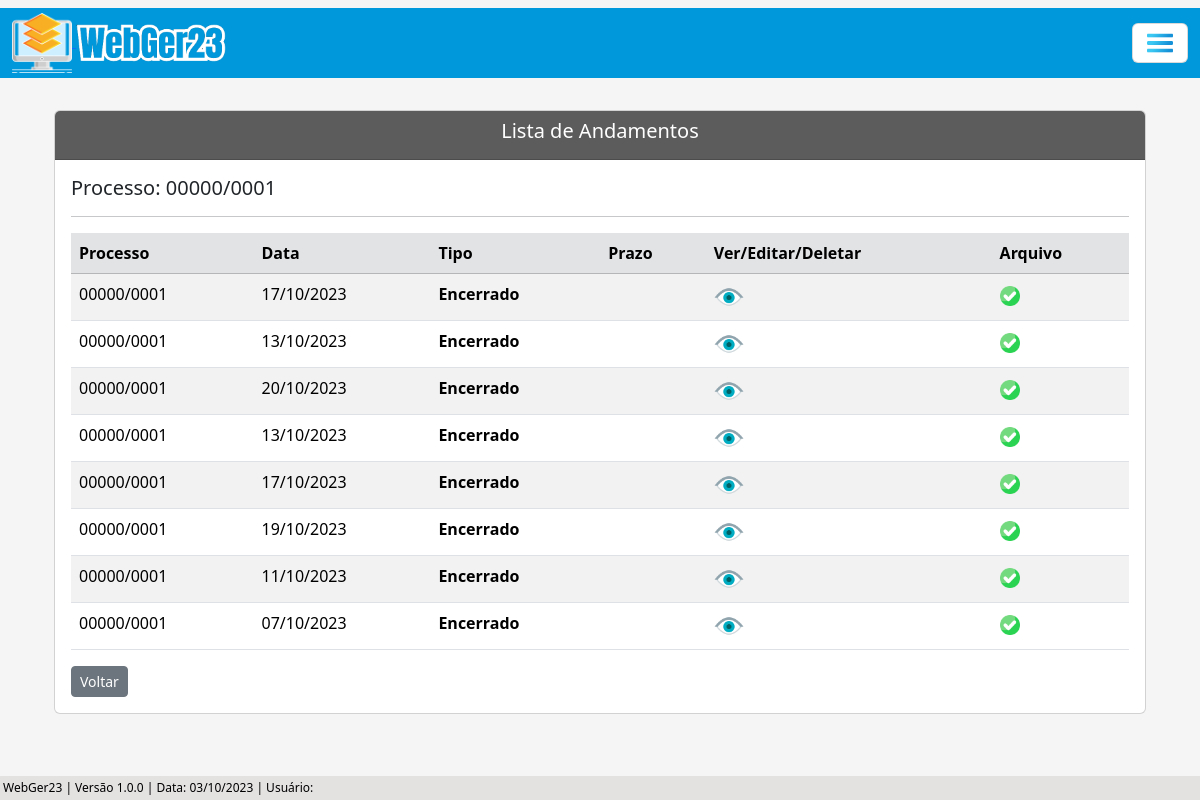
/listar/andamento-adm-editar/1, run on an earlier commit of the app's database.
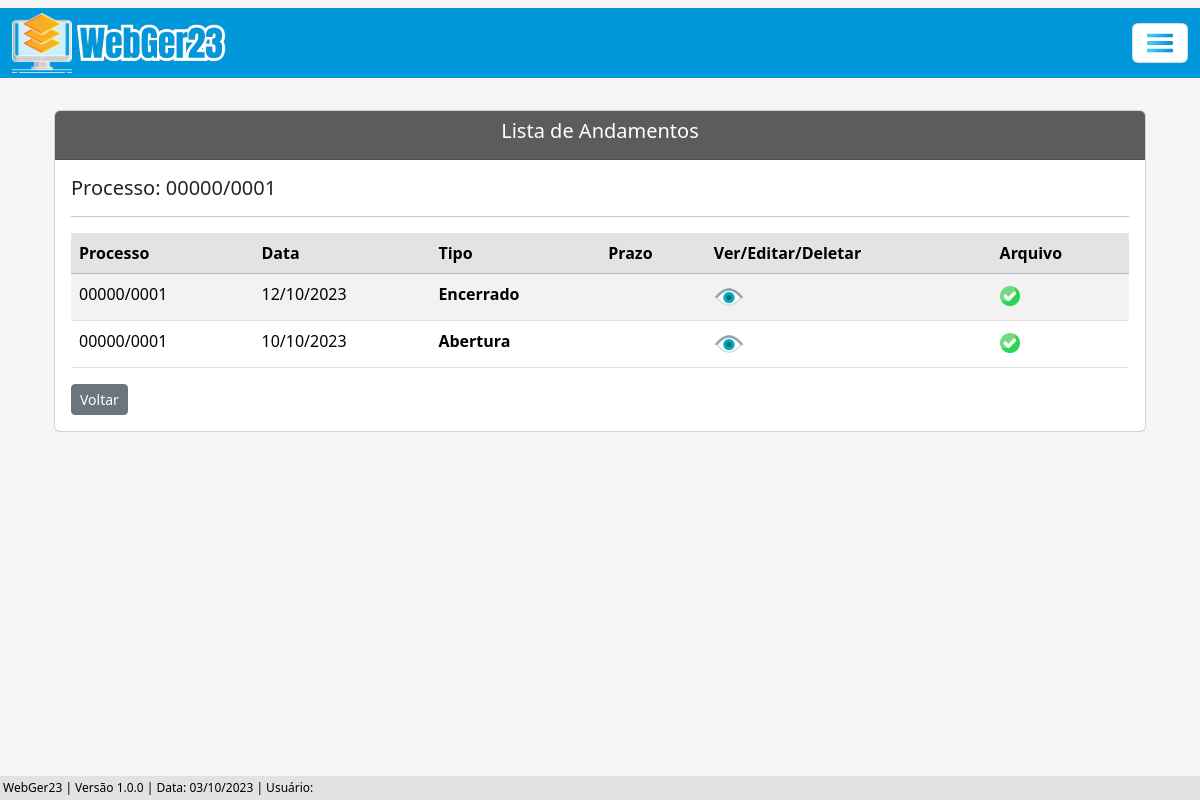
And on a later commit of the database.
### processo/models.py (models this page shows, shortened)
class Base(models.Model): # Classe base, será herdada pelas outras classes
    data_criacao = models.DateField('data_criação', auto_now_add=True)
    data_alteracao = models.DateField('Alterado', auto_now=True)
    ativo = models.BooleanField('Ativo?', default=True)
    class Meta:
        abstract = True

class ProcessoAdm(Base):
    tipo_pessoas = (
        ('Física', 'Física'), ('Jurídica', 'Jurídica'),
    )
    criador_processo_adm = models.ForeignKey(get_user_model(), verbose_name='Usuário Criador', on_delete=models.CASCADE) # Usuário que criou o processo, utilizando chave primária com o get_user_model do django, para utilizar o usuário logado automaticamente
    numero = models.CharField(unique=True, verbose_name='N°', max_length=10) # Número do processo
    municipio = models.CharField(max_length=50, verbose_name='Município') # Município
    uf = models.CharField(max_length=2) # UF
    data_inicial = models.DateField(blank=True, null=True) # Data Inicial do Período do processo
    data_final = models.DateField(blank=True, null=True) # Data final do Período do processo
    data_div_ativa = models.DateField(blank=True, null=True) # Data dívida ativa
    valor_atributo = models.CharField(max_length=14, blank=True, null=True)  # Valor do atributo
    valor_multa = models.CharField(max_length=14, blank=True, null=True) # Valor da multa
    valor_credito = models.CharField(max_length=14, blank=True, null=True) # Valor do crédito
    valor_atualizado = models.CharField(max_length=14, blank=True, null=True) # Valor do atualizado
    data_valor_atualizado = models.DateField(blank=True, null=True) # Data valor atualizado
    nome_contribuinte = models.CharField(max_length=50)  # Nome / Razão Social
    tipo_pessoa = models.CharField(max_length=50, choices=tipo_pessoas) # Física / Jurídica # Utiliza choices(escolhas) para selecionar o tipo de pessoas
    documento = models.CharField(max_length=20, verbose_name='CPF/CNPJ', unique=True) # CPF / CNPJ
    nome_fantasia = models.CharField(max_length=50, blank=True, null=True) # Nome Fantasia
    email = models.EmailField(max_length=50, blank=True, null=True) # E-mail
    endereco = models.CharField(max_length=150) # Rua
    complemento = models.CharField(max_length=50, blank=True, null=True) # Complemento
    municipio_contribuinte = models.CharField(max_length=50, blank=True, null=True) # Município Contribuinte
    uf_contribuinte = models.CharField(max_length=2, verbose_name='UF', blank=True, null=True) # UF Contribuinte
    cep = models.CharField(max_length=10, blank=True, null=True) # CEP
    telefone = models.CharField(max_length=20, blank=True, null=True) # Telefone
    celular = models.CharField(max_length=20, blank=True, null=True) # Celular
    def __str__(self):
        return f'{self.numero}'

class AndamentoAdm(Base):
    situacao = (
        ('Sem Pagamento', 'Sem Pagamento'), ('Com Pagamento', 'Com Pagamento'),
    )
    criador_andamento_adm = models.ForeignKey(get_user_model(), verbose_name='Usuário Criador', on_delete=models.CASCADE)
    processo = models.ForeignKey(ProcessoAdm, on_delete=models.CASCADE) # Relacionamento 'One to Many' (um para muitos)
    data_andamento = models.DateField(verbose_name='Data do Andamento')
    tipo_andamento = models.ForeignKey(TipoAndamentoAdm, on_delete=models.CASCADE)
    situacao_pagamento = models.CharField(max_length=100, choices=situacao, blank=True, null=True)
    valor_pago = models.CharField(max_length=14, blank=True, null=True)
    data_prazo = models.DateField(blank=True, null=True)
    funcionario = models.CharField(max_length=50, blank=True, null=True)
    data_recebimento = models.DateField(blank=True, null=True)
    complemento = models.CharField(max_length=150, blank=True, null=True)
    arquivo = models.FileField(upload_to='Arquivo/', verbose_name='Arquivo', blank=True)

class TipoAndamentoAdm(Base):
    tipo_andamento = models.CharField(max_length=100, verbose_name='Tipo de Andamento')
    def __str__(self):
        return self.tipo_andamento

### processo/views.py (the view)
# urls.py: path('listar/andamento-adm-editar/<int:pk>', AndamentoAdmListUpdate.as_view(), name='andamento-adm-list-update')
class AndamentoAdmListUpdate(ListView):
    model = ProcessoAdm
    template_name = 'processos/lists/andamento_adm_list_update.html'
    def get_queryset(self):
        pk_processo = self.kwargs.get('pk') # Pega a pk(primary key) da URL, pk do processo
        processo = ProcessoAdm.objects.get(pk=pk_processo)  # Pega o processo que possui a pk recebida (pk é a primary key do processo)
        andamentos = processo.andamentoadm_set.all()  # Pega todos os atributos do andamento
        return andamentos
    def get_context_data(self, **kwargs):
        processo_pk = self.kwargs.get('pk') # Pega a PK do processo através da URL
        context = super().get_context_data(**kwargs)
        context['dados_processo'] = ProcessoAdm.objects.filter(pk=processo_pk) # Filtra os dados do processo através da pk
        return context

### processo/templates/processos/lists/andamento_adm_list_update.html (shortened to what this page needs)
{% extends 'index.html' %}
{% load static %}
{% block conteudo %}
    <div class="container p-4">
        <div class="card">
            <div class="card-header text-white" style="background-color: #5c5c5c;">
                    <h5 style="text-align: center;">Lista de Andamentos</h5>
            </div>
            <div class="card-body">
                {% for atributo in dados_processo %}
                    <h5>Processo: {{ atributo.numero }}</h5>
                {% endfor %}
                <hr>
                <div class="table-responsive">
                    <table class="table table-striped" id="tabela-listar-andamento">
                        <thead>
                            <tr class="table-secondary">
                                <th>Processo</th>
                                <th>Data</th>
                                <th>Tipo</th>
                                <th>Prazo</th>
                                    <th>Ver/Editar/Deletar</th>
                                <th>Arquivo</th>
                            </tr>
                        </thead>
                        <tbody>
                            {% for andamento in object_list %}
                            <tr>
                                <td>{{ andamento.processo }}</td>
                                <td>{{ andamento.data_andamento|date:"d/m/Y" }}</td>
                                <td><b>{{ andamento.tipo_andamento }}</b></td>
                                {% if andamento.data_prazo == Null %}
                                <td></td>
                                {% else %}
                                <td>{{ andamento.data_prazo|date:"d/m/Y" }}</td>
                                {% endif%}
                                    <td>
                                        <a href="{% url 'andamento-adm-view' andamento.pk %}"><img src="{% static 'img/olho3.png' %}" width="30"></a>
                                    </td>
                                    <td>
                                        {% if andamento.arquivo %}
                                            <a href="{{ andamento.arquivo.url }}" target="blank"><img src="{% static 'img/verificar.png' %}" width="20"></a>
                                        {% endif %}
                                    </td>
                            {% endfor %}
                            </tbody>
                        </table>
                        <a href="{% url 'proc-adm-list' %}" class="btn btn-secondary btn-sm">Voltar</a>
                    </div>
                </div>
            </div>
    </div>
{% endblock %}

What changed in the data, as far as the page shows it:
removed AndamentoAdm: processo "00000/0001", data_andamento "13/10/2023", tipo_andamento "Encerrado"
removed AndamentoAdm: processo "00000/0001", data_andamento "20/10/2023", tipo_andamento "Encerrado"
removed AndamentoAdm: processo "00000/0001", data_andamento "13/10/2023", tipo_andamento "Encerrado"
removed AndamentoAdm: processo "00000/0001", data_andamento "17/10/2023", tipo_andamento "Encerrado"
removed AndamentoAdm: processo "00000/0001", data_andamento "19/10/2023", tipo_andamento "Encerrado"
removed AndamentoAdm: processo "00000/0001", data_andamento "11/10/2023", tipo_andamento "Encerrado"
removed AndamentoAdm: processo "00000/0001", data_andamento "07/10/2023", tipo_andamento "Encerrado"
added AndamentoAdm: processo "00000/0001", data_andamento "12/10/2023", tipo_andamento "Encerrado"
changed AndamentoAdm: data_andamento "17/10/2023" → "10/10/2023"; tipo_andamento "Encerrado" → "Abertura"
